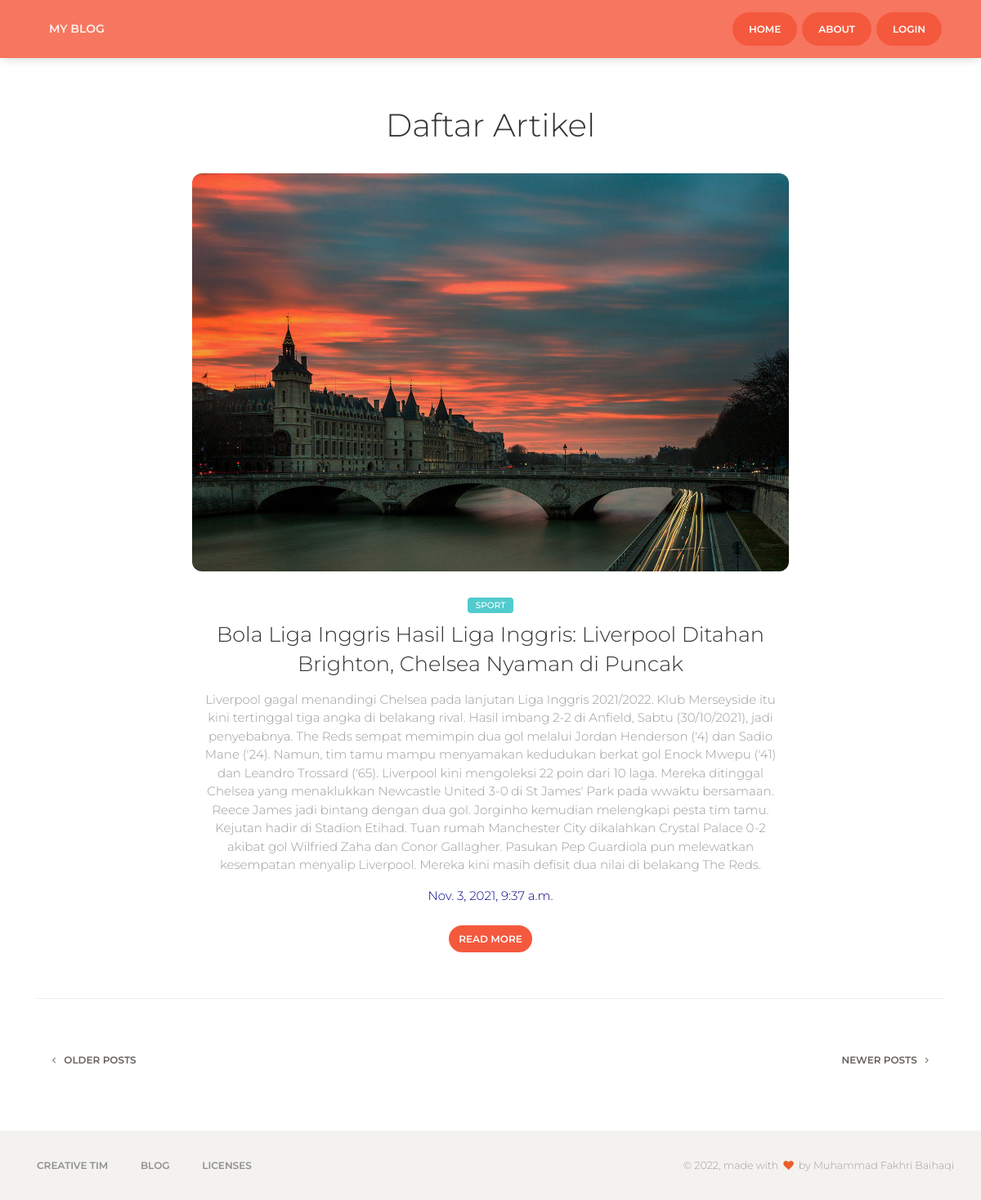
The page / on the database its author committed.
### blog/models.py (models this page shows, shortened)
class Artikel(models.Model):
    nama = models.ForeignKey(User, on_delete=models.CASCADE, blank=True, null=True)
    judul = models.CharField(max_length=100)
    body = models.TextField()
    kategory = models.ForeignKey(Kategori, on_delete=models.CASCADE)
    date = models.DateTimeField(auto_now_add=True)
    class Meta:
        ordering =['-date']
        verbose_name_plural = "Artikel"

class Kategori(models.Model):
    nama = models.CharField(max_length=20)
    def __str__(self):
        return self.nama
    class Meta:
        verbose_name_plural = "Kategori"

### myproject/views.py (the view)
# urls.py: path('', index, name='index'),
def index(request):
    template_name = 'front/index.html'
    artikel = Artikel.objects.all()
    context = {
        'title':'my home',
        'welcome':'welcome my home',
        'artikel':artikel
    }
    return render(request, template_name, context)

### templates/front/index.html
{% extends 'front/base.html' %}
{% load static %}
{% block content %}
<div class="wrapper">
    <div class="main">
      <div class="section section-white">
        <div class="container">
          <div class="row">
            <div class="col-md-6 ml-auto mr-auto text-center title">
              <h2>Daftar Artikel</h2>
            </div>
          </div>
          {% for a in artikel %}
          <div class="article">
            <div class="row">
              <div class="col-md-8 ml-auto mr-auto">
                <div class="card card-blog card-plain text-center">
                  <div class="card-image">
                    <a href="#pablo">
                      <img class="img img-raised" src="{% static 'front/img/sections/bruno-abatti.jpg' %}">
                    </a>
                  </div>
                  <div class="card-body">
                    <div class="card-category">
                      <span class="badge badge-primary main-tag">{{a.kategory}}</span>
                    </div>
                    <a href="javascrip: void(0);">
                      <h3 class="card-title">{{a.judul}}</h3>
                    </a>
                    <div class="card-description">
                      <p>{{a.body}}</p>
                    </div>
                    <div class="card-description">
                      <p style="color:darkblue;">{{a.date}}</p>
                    </div>
                  </div>
                  <button class="btn btn-danger btn-round btn-sm">Read more</button>
                </div>
              </div>
            </div>
          </div>
          <hr><br /><br />
          {% endfor %}
          <div class="row">
            <div class="col-md-12">
              <div class="pull-left">
                <button class="btn btn-link btn-default btn-move-left btn-sm"> <i class="fa fa-angle-left"></i> Older Posts</button>
              </div>
              <div class="pull-right">
                <button class="btn btn-link btn-default btn-move-right btn-sm">Newer Posts <i class="fa fa-angle-right"></i></button>
              </div>
            </div>
          </div>
        </div>
      </div>
    </div>
  </div>
{% endblock content %}

### templates/front/base.html (shortened to what this page needs)
{% load static %}
<!DOCTYPE html>
<html lang="en">
<head>
  <link href="https://maxcdn.bootstrapcdn.com/font-awesome/latest/css/font-awesome.min.css" rel="stylesheet">
  <link href="{% static 'front/css/bootstrap.min.css' %}" rel="stylesheet" />
  <link href="{% static 'front/css/paper-kit.css' %}?v=2.3.1" rel="stylesheet" />
  <link href="{% static 'front/demo/demo.css' %}" rel="stylesheet" />
</head>
<body class="blog-posts sidebar-collapse">
  <nav class="navbar navbar-expand-lg bg-danger fixed-top">
    <div class="container">
      <div class="navbar-translate">
        <a class="navbar-brand" href="https://demos.creative-tim.com/paper-kit-2-pro/index.html" rel="tooltip" title="Paper Kit 2 PRO" data-placement="bottom" target="_blank">
          MY BLOG
        </a>
      </div>
      <div class="collapse navbar-collapse" data-nav-image="{% static 'front/img/blurred-image-1.jpg' %}" data-color="orange">
        <ul class="navbar-nav ml-auto">
        <li class="nav-item">
          <a class="btn btn-round btn-danger" href="{% url 'index' %}" >
             Home
          </a>
          </li>
          <li class="nav-item">
          <a class="btn btn-round btn-danger" href="{% url 'about' %}">
            About
          </a>
         </li>
          <li class="nav-item">
              {% if request.user.is_anonymous %}
              <a class="btn btn-round btn-danger" href="{% url 'login' %}">
                Login
              </a>
            {% else %}
              <a class="btn btn-round btn-danger" href="{% url 'dashboard' %}">
                Dashboard
              </a>
            {% endif %}
          </li>
        </ul>
      </div>
    </div>
  </nav>
  {% block content %}
  {% endblock content %}
  <footer class="footer  footer-gray footer-white ">
    <div class="container">
      <div class="row">
        <nav class="footer-nav">
          <ul>
            <li><a href="https://www.creative-tim.com" target="_blank">Creative Tim</a></li>
            <li><a href="http://blog.creative-tim.com/" target="_blank">Blog</a></li>
            <li><a href="https://www.creative-tim.com/license" target="_blank">Licenses</a></li>
          </ul>
        </nav>
        <div class="credits ml-auto">
          <span class="copyright">
            © , made with <i class="fa fa-heart heart"></i> by Muhammad Fakhri Baihaqi
          </span>
        </div>
      </div>
    </div>
  </footer>
</body>
</html>

### static/front/demo/demo.css (style rules this page uses)
.main { background-color: #fff; }

### rows shown on the page
Artikel: kategory "SPORT", judul "Bola Liga Inggris Hasil Liga Inggris: Liverpool Ditahan Brighton, Chelsea Nyaman di Puncak", body "Liverpool gagal menandingi Chelsea pada lanjutan Liga Inggris 2021/2022. Klub Merseyside itu kini tertinggal tiga angka di belakang rival. Hasil imbang 2-2 di Anfield, Sabtu (30/10/2021), jadi penyebabnya. The Reds sempat memimpin dua gol melalui Jordan Henderson ('4) dan Sadio Mane ('24). Namun, tim tamu mampu menyamakan kedudukan berkat gol Enock Mwepu ('41) dan Leandro Trossard ('65). Liverpool kini mengoleksi 22 poin dari 10 laga. Mereka ditinggal Chelsea yang menaklukkan Newcastle United 3-0 di St James' Park pada wwaktu bersamaan. Reece James jadi bintang dengan dua gol. Jorginho kemudian melengkapi pesta tim tamu. Kejutan hadir di Stadion Etihad. Tuan rumah Manchester City dikalahkan…", date "Nov. 3, 2021, 9:37 a.m."
